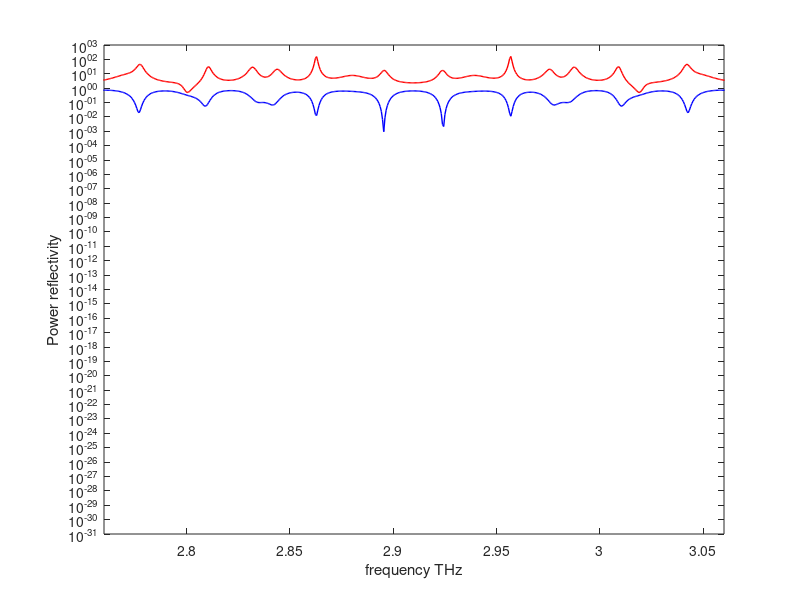

Here is the MATLAB script that generated this plot:
clear all;
fs = 0; fe = 2; 
Np = 1e4;
fc = 2.9;
frequency = fs*fc:(fe-fs)*fc/Np:fe*fc;

%The length of the whole structure
N = 203;
lamda = 14.3e-6;
Lg = N * lamda;
c = 3e8;

%Sets the refractive indices
kLg = 8;
n_eff = 3.605;     
delta_n = kLg / N * n_eff / 2;
n1 = n_eff + delta_n;
n2 = n_eff - delta_n;

%Calculate the interface constants S
S12=(1/(2*n1))*[n1+n2 n1-n2;n1-n2 n1+n2];
S21=(1/(2*n2))*[n2+n1 n2-n1;n2-n1 n2+n1];

% Set the gain coefficient g 
g = 2 / Lg; % gLg = 2

for i = 1:length(frequency)   

f = 1e12 * frequency(i);    

% Calculate the optical thickness
beta_AL_1 = 2 * pi * (f / c) * n_eff - 1i * g / 2;
beta_AL_2 = 2 * pi * (f / c) * n_eff - 1i * g / 2;

theta1 = beta_AL_1 * (lamda / 2);     %For slot d = lamda / 2  
theta2 = beta_AL_2 * (lamda / 2);     %For slot d = lamda / 2   
theta2_2 = beta_AL_2 * (lamda);     %For slot d = 1.5 * lamda   
theta2_3 = beta_AL_2 * (2 * lamda);     %For slot d = 2.5 * lamda   

%Calculate the medium constant P
Pn1 = [exp(-1i*theta1) 0;0 exp(1i*theta1)];
Pn2 = [exp(-1i*theta2) 0;0 exp(1i*theta2)];
Pn2_2 = [exp(-1i*theta2_2) 0;0 exp(1i*theta2_2)];
Pn2_3 = [exp(-1i*theta2_3) 0;0 exp(1i*theta2_3)];

%Construct the M matrix of the whole strcture
M = (Pn1*S12*Pn2_2*S21)*(Pn1*S12*Pn2*S21)*(Pn1*S12*Pn2_2*S21)^2*(Pn1*S12*Pn2*S21)^5 ...
    *(Pn1*S12*Pn2_2*S21)*(Pn1*S12*Pn2*S21)^4*(Pn1*S12*Pn2_2*S21)*(Pn1*S12*Pn2*S21)^3 ...
    *(Pn1*S12*Pn2_2*S21)*(Pn1*S12*Pn2*S21)^2*(Pn1*S12*Pn2_2*S21)*(Pn1*S12*Pn2*S21)...
    *(Pn1*S12*Pn2_2*S21)*(Pn1*S12*Pn2*S21)^3*(Pn1*S12*Pn2_2*S21)*(Pn1*S12*Pn2*S21)^6 ...
    *(Pn1*S12*Pn2_2*S21)*(Pn1*S12*Pn2*S21)*(Pn1*S12*Pn2_2*S21)*(Pn1*S12*Pn2*S21) ...
    *(Pn1*S12*Pn2_2*S21)*(Pn1*S12*Pn2*S21)^2*(Pn1*S12*Pn2_2*S21)*(Pn1*S12*Pn2*S21) ...
    *(Pn1*S12*Pn2_2*S21)*(Pn1*S12*Pn2*S21)*(Pn1*S12*Pn2_2*S21)*(Pn1*S12*Pn2*S21)^11 ...
    *(Pn1*S12*Pn2_2*S21)*(Pn1*S12*Pn2*S21)^2*(Pn1*S12*Pn2_2*S21)*(Pn1*S12*Pn2*S21) ...
    *(Pn1*S12*Pn2_2*S21)^2*(Pn1*S12*Pn2*S21)^5*(Pn1*S12*Pn2_2*S21)*(Pn1*S12*Pn2*S21) ...
    *(Pn1*S12*Pn2_2*S21)^2*(Pn1*S12*Pn2*S21)^2*(Pn1*S12*Pn2_2*S21)*(Pn1*S12*Pn2*S21) ...
    *(Pn1*S12*Pn2_2*S21)*(Pn1*S12*Pn2*S21)^4*(Pn1*S12*Pn2_2*S21)*(Pn1*S12*Pn2*S21)^2 ...
    *(Pn1*S12*Pn2_2*S21)*(Pn1*S12*Pn2*S21)*(Pn1*S12*Pn2_2*S21)*(Pn1*S12*Pn2*S21) ...
    *(Pn1*S12*Pn2_2*S21)*(Pn1*S12*Pn2*S21)*(Pn1*S12*Pn2_2*S21)*(Pn1*S12*Pn2*S21)^4 ...
    *(Pn1*S12*Pn2_2*S21)*(Pn1*S12*Pn2*S21)^5*(Pn1*S12*Pn2_2*S21)*(Pn1*S12*Pn2*S21)^2 ...
    *(Pn1*S12*Pn2_2*S21)*(Pn1*S12*Pn2*S21)^3*(Pn1*S12*Pn2_2*S21)*(Pn1*S12*Pn2*S21) ...
    *(Pn1*S12*Pn2_2*S21)*(Pn1*S12*Pn2*S21)*(Pn1*S12*Pn2_2*S21)*(Pn1*S12*Pn2*S21)^8 ...
    *(Pn1*S12*Pn2_2*S21)*(Pn1*S12*Pn2*S21)*(Pn1*S12*Pn2_2*S21)^2*(Pn1*S12*Pn2*S21) ...
    *(Pn1*S12*Pn2_2*S21)*(Pn1*S12*Pn2*S21)*(Pn1*S12*Pn2_2*S21)*(Pn1*S12*Pn2*S21) ...
    *(Pn1*S12*Pn2_2*S21)*(Pn1*S12*Pn2*S21)^12*(Pn1*S12*Pn2_2*S21)*(Pn1*S12*Pn2*S21) ...
    *(Pn1*S12*Pn2_2*S21)*(Pn1*S12*Pn2*S21)*(Pn1*S12*Pn2_2*S21)^2*(Pn1*S12*Pn2*S21)^5 ...
    *(Pn1*S12*Pn2_2*S21)*(Pn1*S12*Pn2*S21)^7*(Pn1*S12*Pn2_2*S21)*(Pn1*S12*Pn2*S21) ...
    *(Pn1*S12*Pn2_2*S21)*(Pn1*S12*Pn2*S21)^5*(Pn1*S12*Pn2_2*S21)*(Pn1*S12*Pn2*S21)^3 ...
    *(Pn1*S12*Pn2_3*S21)*Pn1;

%Calculate the reflection coefficient
Ramp = M(2,1) / M(1,1);

%Calculate the power reflection coefficient
Rpow = (abs(Ramp)).^2;
Reflectance(i)=Rpow;
end

% Set the gain coefficient g 
g = 0; % gLg = 0

for i = 1:length(frequency)   

f = 1e12 * frequency(i);    

% Calculate the optical thickness
beta_AL_1 = 2 * pi * (f / c) * n_eff - 1i * g / 2;
beta_AL_2 = 2 * pi * (f / c) * n_eff - 1i * g / 2;

theta1 = beta_AL_1 * (lamda / 2);     %For slot d = lamda / 2  
theta2 = beta_AL_2 * (lamda / 2);     %For slot d = lamda / 2   
theta2_2 = beta_AL_2 * (lamda);     %For slot d = 1.5 * lamda   
theta2_3 = beta_AL_2 * (2 * lamda);     %For slot d = 2.5 * lamda   

%Calculate the medium constant P
Pn1 = [exp(-1i*theta1) 0;0 exp(1i*theta1)];
Pn2 = [exp(-1i*theta2) 0;0 exp(1i*theta2)];
Pn2_2 = [exp(-1i*theta2_2) 0;0 exp(1i*theta2_2)];
Pn2_3 = [exp(-1i*theta2_3) 0;0 exp(1i*theta2_3)];

%Construct the M matrix of the whole strcture
M = (Pn1*S12*Pn2_2*S21)*(Pn1*S12*Pn2*S21)*(Pn1*S12*Pn2_2*S21)^2*(Pn1*S12*Pn2*S21)^5 ...
    *(Pn1*S12*Pn2_2*S21)*(Pn1*S12*Pn2*S21)^4*(Pn1*S12*Pn2_2*S21)*(Pn1*S12*Pn2*S21)^3 ...
    *(Pn1*S12*Pn2_2*S21)*(Pn1*S12*Pn2*S21)^2*(Pn1*S12*Pn2_2*S21)*(Pn1*S12*Pn2*S21)...
    *(Pn1*S12*Pn2_2*S21)*(Pn1*S12*Pn2*S21)^3*(Pn1*S12*Pn2_2*S21)*(Pn1*S12*Pn2*S21)^6 ...
    *(Pn1*S12*Pn2_2*S21)*(Pn1*S12*Pn2*S21)*(Pn1*S12*Pn2_2*S21)*(Pn1*S12*Pn2*S21) ...
    *(Pn1*S12*Pn2_2*S21)*(Pn1*S12*Pn2*S21)^2*(Pn1*S12*Pn2_2*S21)*(Pn1*S12*Pn2*S21) ...
    *(Pn1*S12*Pn2_2*S21)*(Pn1*S12*Pn2*S21)*(Pn1*S12*Pn2_2*S21)*(Pn1*S12*Pn2*S21)^11 ...
    *(Pn1*S12*Pn2_2*S21)*(Pn1*S12*Pn2*S21)^2*(Pn1*S12*Pn2_2*S21)*(Pn1*S12*Pn2*S21) ...
    *(Pn1*S12*Pn2_2*S21)^2*(Pn1*S12*Pn2*S21)^5*(Pn1*S12*Pn2_2*S21)*(Pn1*S12*Pn2*S21) ...
    *(Pn1*S12*Pn2_2*S21)^2*(Pn1*S12*Pn2*S21)^2*(Pn1*S12*Pn2_2*S21)*(Pn1*S12*Pn2*S21) ...
    *(Pn1*S12*Pn2_2*S21)*(Pn1*S12*Pn2*S21)^4*(Pn1*S12*Pn2_2*S21)*(Pn1*S12*Pn2*S21)^2 ...
    *(Pn1*S12*Pn2_2*S21)*(Pn1*S12*Pn2*S21)*(Pn1*S12*Pn2_2*S21)*(Pn1*S12*Pn2*S21) ...
    *(Pn1*S12*Pn2_2*S21)*(Pn1*S12*Pn2*S21)*(Pn1*S12*Pn2_2*S21)*(Pn1*S12*Pn2*S21)^4 ...
    *(Pn1*S12*Pn2_2*S21)*(Pn1*S12*Pn2*S21)^5*(Pn1*S12*Pn2_2*S21)*(Pn1*S12*Pn2*S21)^2 ...
    *(Pn1*S12*Pn2_2*S21)*(Pn1*S12*Pn2*S21)^3*(Pn1*S12*Pn2_2*S21)*(Pn1*S12*Pn2*S21) ...
    *(Pn1*S12*Pn2_2*S21)*(Pn1*S12*Pn2*S21)*(Pn1*S12*Pn2_2*S21)*(Pn1*S12*Pn2*S21)^8 ...
    *(Pn1*S12*Pn2_2*S21)*(Pn1*S12*Pn2*S21)*(Pn1*S12*Pn2_2*S21)^2*(Pn1*S12*Pn2*S21) ...
    *(Pn1*S12*Pn2_2*S21)*(Pn1*S12*Pn2*S21)*(Pn1*S12*Pn2_2*S21)*(Pn1*S12*Pn2*S21) ...
    *(Pn1*S12*Pn2_2*S21)*(Pn1*S12*Pn2*S21)^12*(Pn1*S12*Pn2_2*S21)*(Pn1*S12*Pn2*S21) ...
    *(Pn1*S12*Pn2_2*S21)*(Pn1*S12*Pn2*S21)*(Pn1*S12*Pn2_2*S21)^2*(Pn1*S12*Pn2*S21)^5 ...
    *(Pn1*S12*Pn2_2*S21)*(Pn1*S12*Pn2*S21)^7*(Pn1*S12*Pn2_2*S21)*(Pn1*S12*Pn2*S21) ...
    *(Pn1*S12*Pn2_2*S21)*(Pn1*S12*Pn2*S21)^5*(Pn1*S12*Pn2_2*S21)*(Pn1*S12*Pn2*S21)^3 ...
    *(Pn1*S12*Pn2_3*S21)*Pn1;

%Calculate the reflection coefficient
Ramp = M(2,1) / M(1,1);

%Calculate the power reflection coefficient
Rpow = (abs(Ramp)).^2;
Reflectance_0(i)=Rpow;
end


figure;
plot(frequency, Reflectance, 'r', 'LineWidth', 1);
hold on;
plot(frequency, Reflectance_0, 'b', 'LineWidth', 1);
xlim([2.76 3.06]);
set(gca, 'YScale', 'log');
xlabel('frequency THz');                                                   
ylabel('Power reflectivity');






